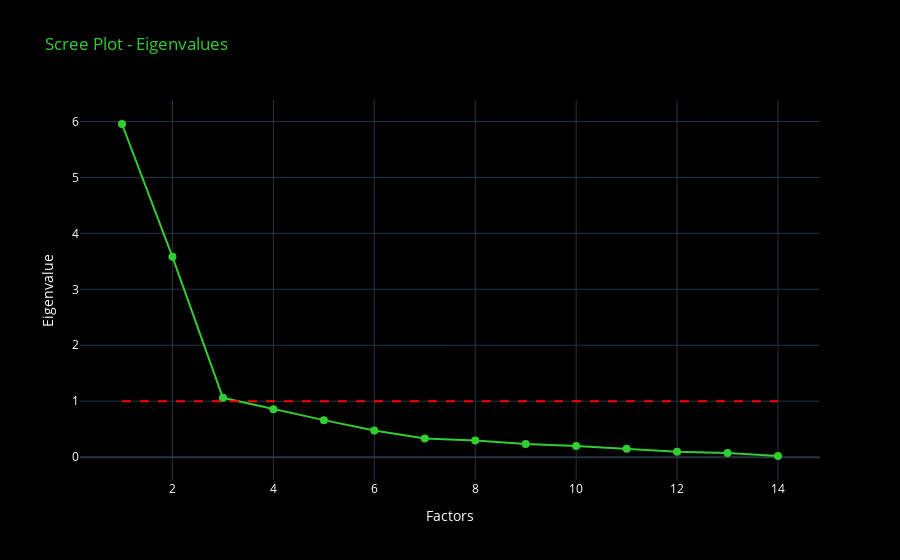

The code cell stored with this chart in its notebook:
### Markdown cell above
### Factor Analysis

### Code cell
warnings.filterwarnings("ignore", category=FutureWarning)

#Determine number of factors (Eigenvalues)
fa = FactorAnalyzer(rotation=None)
fa.fit(data[num_cols])
ev, _ = fa.get_eigenvalues()

fig = go.Figure()
fig.add_trace(go.Scatter(
    x=list(range(1,len(ev)+1)), 
    y=ev, 
    mode='lines+markers',
    name='Eigenvalues',
    line=dict(color='limegreen'),
    marker=dict(color='limegreen', size=8)                     
))
fig.add_shape(
   type='line',
    x0=1, y0=1,
    x1=len(ev), y1=1,
    line=dict(color='red', width=2, dash='dash'),
    name='Eigenvalue = 1'
)  
fig.update_layout(
    title='Scree Plot - Eigenvalues',
    xaxis_title='Factors',
    yaxis_title='Eigenvalue',
    template='plotly_dark',
    title_font_color='limegreen',
    plot_bgcolor='black',
    paper_bgcolor='black',
    font=dict(color='white')
)
fig.show()

### Figure 1 — Plotly figure (JSON) as saved in the notebook; plotly's stock layout.template omitted (floating-point values rounded to 4 significant figures)
{"data": [{"line": {"color": "limegreen"}, "marker": {"color": "limegreen", "size": 8}, "mode": "lines+markers", "name": "Eigenvalues", "type": "scatter", "x": [1, 2, 3, 4, 5, 6, 7, 8, 9, 10, 11, 12, 13, 14], "y": [5.954, 3.581, 1.061, 0.8566, 0.6622, 0.4752, 0.3337, 0.298, 0.2353, 0.1998, 0.1511, 0.09816, 0.07286, 0.02112]}], "layout": {"font": {"color": "white"}, "paper_bgcolor": "black", "plot_bgcolor": "black", "shapes": [{"line": {"color": "red", "dash": "dash", "width": 2}, "name": "Eigenvalue = 1", "type": "line", "x0": 1, "x1": 14, "y0": 1, "y1": 1}], "title": {"font": {"color": "limegreen"}, "text": "Scree Plot - Eigenvalues"}, "xaxis": {"title": {"text": "Factors"}}, "yaxis": {"title": {"text": "Eigenvalue"}}}}
